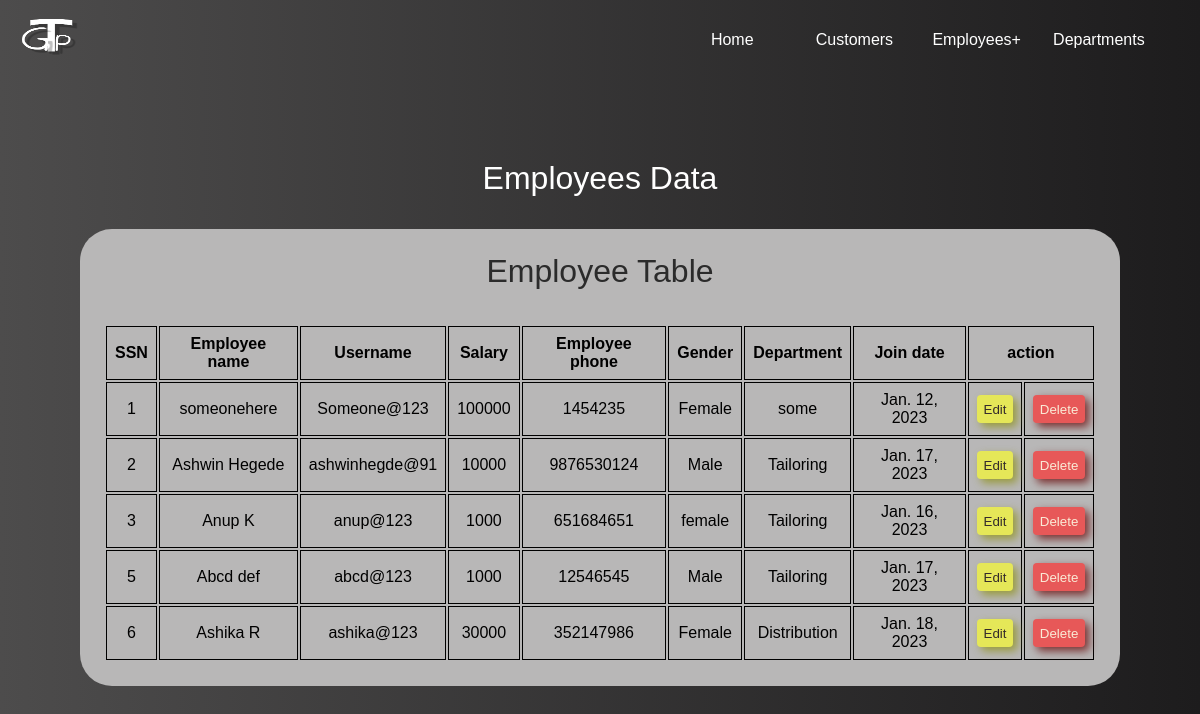
The app's page /empinf/ with its own data.
### first_vs/models.py (models this page shows, shortened)
class Employees(models.Model):
    Ssn=models.IntegerField(default=0,primary_key=True)
    E_name=models.CharField(max_length=50)
    username=models.CharField(max_length=50,default="default")
    Salary=models.IntegerField()
    E_address=models.TextField(max_length=500)
    E_phone=models.CharField(max_length=13)
    Gender=models.CharField(max_length=20)
    Department=models.CharField(max_length=50)
    password=models.CharField(max_length=60,default="0")
    Join_date=models.DateField()

### first_vs/views.py (the view)
# urls.py: path('empinf/',views.emp_tab,name="emp_tab"),
def emp_tab(request):
    get=Employees.objects.all()
    return render(request,"first_vs/emp_tables.html",{'get':get})

### first_vs/templates/first_vs/emp_tables.html (shortened to what this page needs)
<!DOCTYPE html>
<html lang="en">
<head>
    {% load static %}
    <link rel="stylesheet" href="{% static 'first_vs/emptab.css'%}">
</head>
<body>
    <header>
        {% load static %}
        {% load %}
        <div class="head">
            <div class="left">
                <div class="logo"><a href="#"><img src="{% static 'first_vs/logos/tgp_white.png' %}" alt="logo"></a>
                </div>
            </div>
            <div class="right">
                <ul>
                    <li>
                        <a href="{% url 'home' %}">
                            <span class="text1">Home</span></a>
                    </li>
                    <li>
                        <a href="{% url 'customers' %}">
                            <span class="text">Customers</span></a>
                    </li>
                    <li>
                        <a href="{% url 'emp_register' %}">
                            <span class="text">Employees+</span></a>
                    </li>
                    <li>
                        <a href="{% url 'depttable' %}">
                            <span class="text1">Departments</span></a>
                    </li>
                </ul>
            </div>
        </div>
    </header>
    <main>
        <p>Employees Data</p>
        <div class="container">
            <p class="inf">Employee Table</p>
            <table>
                {% load %}
                <th>
                    <tr class="hed">
                        <td>SSN</td>
                        <td>Employee name</td>
                        <td>Username</td>
                        <td>Salary</td>
                        <td>Employee phone</td>
                        <td>Gender</td>
                        <td>Department</td>
                        <td>Join date</td>
                        <td colspan="2">action</td>
                    </tr>
                </th>
                {% for i in get %}
                <tr>
                    <td>{{i.Ssn}}</td>
                    <td>{{ i.E_name }}</td>
                    <td>{{ i.username }}</td>
                    <td>{{ i.Salary }}</td>
                    <td>{{ i.E_phone }}</td>
                    <td>{{ i.Gender }}</td>
                    <td>{{ i.Department }}</td>
                    <td>{{ i.Join_date }}</td>
                    <td class="but"><a href="{% url 'eupdate' i.Ssn %}"><button>Edit</button></a></td>
                    <td>
                        <form action="{% url 'edelete' i.Ssn %}" method="post">
                            <input type="submit" name="delete" id="delete" value="Delete">
                        </form>
                    </td>
                </tr>
                {% endfor %}
            </table>
        </div>
    </main>
</body>
</html>

### first_vs/static/first_vs/emptab.css (style rules this page uses)
* { padding: 0; margin: 0; font-family: 'poppins',sans-serif; }
header { width: auto; min-height: 5em; background: linear-gradient(to right, rgb(77, 76, 76),rgb(29, 28, 29)); padding-left: 1em; padding-right: 1em; z-index: 2; }
.head { display: flex; justify-content:space-between; align-items: center; }
.logo img { width: 3.5em; height: 3.5em; transition: .3s; }
.left { padding: .4em; }
.right ul { list-style: none; display: flex; justify-content: space-between; align-items: center; padding-right: 1.5em; padding-top: .5em; }
a { text-decoration: none; color: rgb(255, 255, 255); }
.right ul li { position: relative; width: 6em; height: 2em; display: flex; justify-content: center; align-items: center; padding: .31em; margin: .51em; border-radius: .2em; transition: .5s; }
.text,.text1 { transition: .3s; }
main { background: linear-gradient(to right, rgb(77, 76, 76),rgb(29, 28, 29)); padding: 5em; min-height:80vh; }
main p { text-align: center; font-size: 2em; color: white; margin-bottom: 1em; }
.container { display: flex; align-items: center; justify-content: center; flex-direction: column; background-color: rgb(184, 183, 183); z-index: 1; padding: 1.5em; border-radius:2em; }
.container p { color:rgb(43, 43, 43) }
td { padding: .5em; margin: 0em; text-align: center; border: 1px solid black; }
.hed { font-weight: bold; }
th { background: rgba(0, 0, 0, 0); }

### first_vs/templates/first_vs/emp_tables.html (style rules this page uses)
.but button { padding: .5em; border: none; border-radius: .3em; color: rgb(52, 43, 43); background: rgb(229, 231, 88); box-shadow: 4px 4px 8px rgb(152, 154, 60); cursor: pointer; }
td input { padding: .5em; border: none; border-radius: .3em; color: antiquewhite; background: rgb(231, 88, 88); box-shadow: 4px 4px 8px rgb(122, 48, 48); cursor: pointer; }

### records on screen
Employees: Ssn "1", E_name "someonehere", username "Someone@123", Salary "100000", E_phone "1454235", Gender "Female", Department "some", Join_date "Jan. 12, 2023"
Employees: Ssn "2", E_name "Ashwin Hegede", username "ashwinhegde@91", Salary "10000", E_phone "9876530124", Gender "Male", Department "Tailoring", Join_date "Jan. 17, 2023"
Employees: Ssn "3", E_name "Anup K", username "anup@123", Salary "1000", E_phone "651684651", Gender "female", Department "Tailoring", Join_date "Jan. 16, 2023"
Employees: Ssn "5", E_name "Abcd def", username "abcd@123", Salary "1000", E_phone "12546545", Gender "Male", Department "Tailoring", Join_date "Jan. 17, 2023"
Employees: Ssn "6", E_name "Ashika R", username "ashika@123", Salary "30000", E_phone "352147986", Gender "Female", Department "Distribution", Join_date "Jan. 18, 2023"
